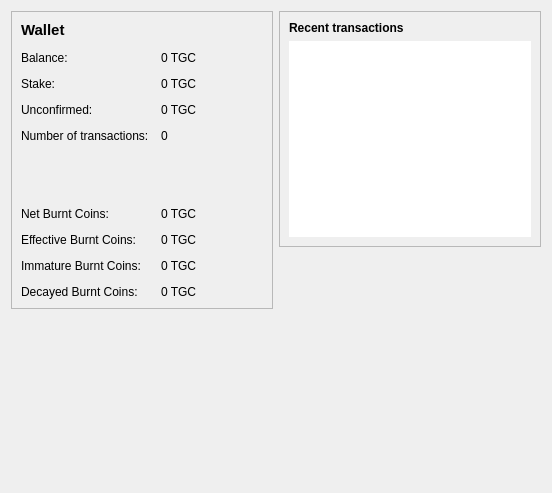
<?xml version="1.0" encoding="UTF-8"?>
<ui version="4.0">
 <class>OverviewPage</class>
 <widget class="QWidget" name="OverviewPage">
  <property name="geometry">
   <rect>
    <x>0</x>
    <y>0</y>
    <width>552</width>
    <height>493</height>
   </rect>
  </property>
  <property name="windowTitle">
   <string>Form</string>
  </property>
  <layout class="QHBoxLayout" name="horizontalLayout" stretch="1,1">
   <item>
    <layout class="QVBoxLayout" name="verticalLayout_2">
     <item>
      <widget class="QFrame" name="frame">
       <property name="frameShape">
        <enum>QFrame::StyledPanel</enum>
       </property>
       <property name="frameShadow">
        <enum>QFrame::Raised</enum>
       </property>
       <layout class="QFormLayout" name="formLayout_2">
        <property name="fieldGrowthPolicy">
         <enum>QFormLayout::AllNonFixedFieldsGrow</enum>
        </property>
        <property name="horizontalSpacing">
         <number>12</number>
        </property>
        <property name="verticalSpacing">
         <number>12</number>
        </property>
        <item row="1" column="0">
         <widget class="QLabel" name="label_5">
          <property name="font">
           <font>
            <pointsize>11</pointsize>
            <weight>75</weight>
            <bold>true</bold>
           </font>
          </property>
          <property name="text">
           <string>Wallet</string>
          </property>
         </widget>
        </item>
        <item row="2" column="0">
         <widget class="QLabel" name="label">
          <property name="text">
           <string>Balance:</string>
          </property>
         </widget>
        </item>
        <item row="2" column="1">
         <widget class="QLabel" name="labelBalance">
          <property name="text">
           <string notr="true">0 TGC</string>
          </property>
         </widget>
        </item>
        <item row="3" column="0">
         <widget class="QLabel" name="label_6">
          <property name="text">
           <string>Stake:</string>
          </property>
         </widget>
        </item>
        <item row="3" column="1">
         <widget class="QLabel" name="labelStake">
          <property name="text">
           <string notr="true">0 TGC</string>
          </property>
         </widget>
        </item>
        <item row="4" column="0">
         <widget class="QLabel" name="label_3">
          <property name="text">
           <string>Unconfirmed:</string>
          </property>
         </widget>
        </item>
        <item row="4" column="1">
         <widget class="QLabel" name="labelUnconfirmed">
          <property name="text">
           <string notr="true">0 TGC</string>
          </property>
         </widget>
        </item>
        <item row="5" column="0">
         <widget class="QLabel" name="label_2">
          <property name="text">
           <string>Number of transactions:</string>
          </property>
         </widget>
        </item>
        <item row="5" column="1">
         <widget class="QLabel" name="labelNumTransactions">
          <property name="text">
           <string>0</string>
          </property>
         </widget>
        </item>
        <item row="7" column="0">
         <widget class="QLabel" name="label_7">
          <property name="toolTip">
           <string/>
          </property>
          <property name="text">
           <string>Net Burnt Coins:</string>
          </property>
         </widget>
        </item>
        <item row="7" column="1">
         <widget class="QLabel" name="labelNetBurnCoins">
          <property name="text">
           <string>0 TGC</string>
          </property>
         </widget>
        </item>
        <item row="6" column="1">
         <spacer name="verticalSpacer_3">
          <property name="orientation">
           <enum>Qt::Vertical</enum>
          </property>
          <property name="sizeType">
           <enum>QSizePolicy::Expanding</enum>
          </property>
          <property name="sizeHint" stdset="0">
           <size>
            <width>20</width>
            <height>40</height>
           </size>
          </property>
         </spacer>
        </item>
        <item row="8" column="0">
         <widget class="QLabel" name="label_8">
          <property name="toolTip">
           <string/>
          </property>
          <property name="text">
           <string>Effective Burnt Coins:</string>
          </property>
         </widget>
        </item>
        <item row="8" column="1">
         <widget class="QLabel" name="labelEffBurnCoins">
          <property name="text">
           <string>0 TGC</string>
          </property>
         </widget>
        </item>
        <item row="9" column="0">
         <widget class="QLabel" name="label_10">
          <property name="toolTip">
           <string/>
          </property>
          <property name="text">
           <string>Immature Burnt Coins:</string>
          </property>
         </widget>
        </item>
        <item row="9" column="1">
         <widget class="QLabel" name="labelImmBurnCoins">
          <property name="text">
           <string>0 TGC</string>
          </property>
         </widget>
        </item>
        <item row="10" column="0">
         <widget class="QLabel" name="label_12">
          <property name="toolTip">
           <string/>
          </property>
          <property name="text">
           <string>Decayed Burnt Coins:</string>
          </property>
         </widget>
        </item>
        <item row="10" column="1">
         <widget class="QLabel" name="labelDecayBurnCoins">
          <property name="text">
           <string>0 TGC</string>
          </property>
         </widget>
        </item>
       </layout>
      </widget>
     </item>
     <item>
      <spacer name="verticalSpacer">
       <property name="orientation">
        <enum>Qt::Vertical</enum>
       </property>
       <property name="sizeHint" stdset="0">
        <size>
         <width>20</width>
         <height>40</height>
        </size>
       </property>
      </spacer>
     </item>
     <item>
      <widget class="QLabel" name="wallet_bgcoin">
       <property name="minimumSize">
        <size>
         <width>0</width>
         <height>0</height>
        </size>
       </property>
       <property name="text">
        <string/>
       </property>
       <property name="pixmap">
        <pixmap resource="../bitcoin.qrc">:/icons/wallet_bgcoin</pixmap>
       </property>
       <property name="scaledContents">
        <bool>false</bool>
       </property>
       <property name="alignment">
        <set>Qt::AlignCenter</set>
       </property>
       <property name="margin">
        <number>50</number>
       </property>
      </widget>
     </item>
    </layout>
   </item>
   <item>
    <layout class="QVBoxLayout" name="verticalLayout_3">
     <item>
      <widget class="QFrame" name="frame_2">
       <property name="frameShape">
        <enum>QFrame::StyledPanel</enum>
       </property>
       <property name="frameShadow">
        <enum>QFrame::Raised</enum>
       </property>
       <layout class="QVBoxLayout" name="verticalLayout">
        <item>
         <widget class="QLabel" name="label_4">
          <property name="text">
           <string>&lt;b&gt;Recent transactions&lt;/b&gt;</string>
          </property>
         </widget>
        </item>
        <item>
         <widget class="QListView" name="listTransactions">
          <property name="frameShape">
           <enum>QFrame::NoFrame</enum>
          </property>
          <property name="verticalScrollBarPolicy">
           <enum>Qt::ScrollBarAlwaysOff</enum>
          </property>
          <property name="horizontalScrollBarPolicy">
           <enum>Qt::ScrollBarAlwaysOff</enum>
          </property>
         </widget>
        </item>
       </layout>
      </widget>
     </item>
     <item>
      <spacer name="verticalSpacer_2">
       <property name="orientation">
        <enum>Qt::Vertical</enum>
       </property>
       <property name="sizeHint" stdset="0">
        <size>
         <width>20</width>
         <height>40</height>
        </size>
       </property>
      </spacer>
     </item>
    </layout>
   </item>
  </layout>
 </widget>
 <resources>
  <include location="../bitcoin.qrc"/>
 </resources>
 <connections/>
</ui>
